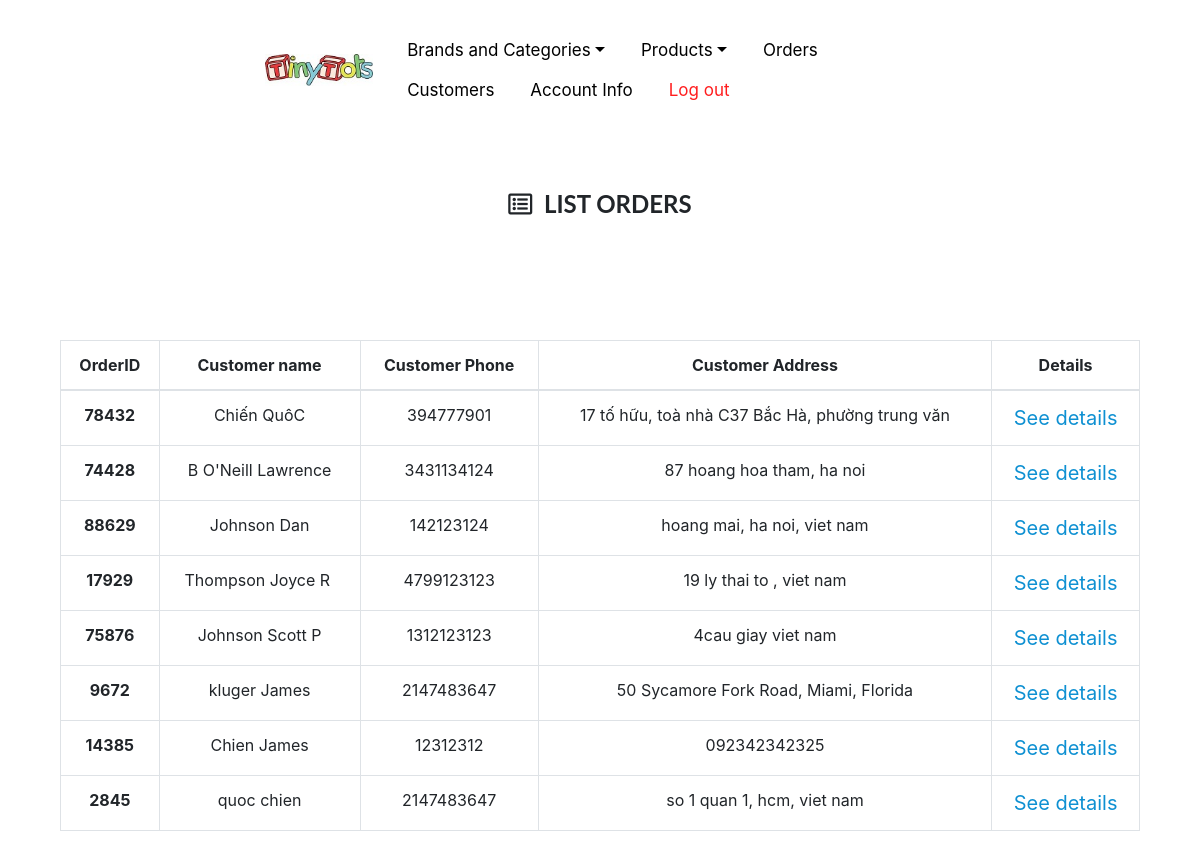
Page /Main/tinytots/admin/listOrder.php (signed in) on the committed database.
### tables this page shows
CREATE TABLE `orders` (
  `OrderID` int(11) NOT NULL,
  `CustomerCode` int(11) NOT NULL
);

CREATE TABLE `customer` (
  `CustomerCode` int(11) NOT NULL,
  `Order_Name` varchar(50) DEFAULT NULL,
  `Order_Phone` varchar(15) NOT NULL,
  `Order_Address` varchar(200) NOT NULL
);

### Main/tinytots/Classes/orders.class.php (called while the page is built, shortened)
<?php
class orders extends dbh
{
    public function getOrdersCustomer()
    {
        $sql = "CALL proc_ordersCustomer_selectAll()";
        $conn = $this->connect();
        $stmt = $conn->prepare($sql);
        $stmt->execute();
        $data = $stmt->fetchAll();
        return $data;
    }
}

### Main/tinytots/includes/dataProcess.php (called while the page is built, shortened)
<?php
$orders = new orders();
$dataOrder = $orders ->getOrdersCustomer();
?>

### Main/tinytots/admin/listOrder.php (the view, shortened to what this page needs)
<?php include_once "../includes/dataProcess.php";
?>
<!doctype html>
<html lang="en">
<head>
    <link rel="stylesheet" href="../assets/bootstrap/css/bootstrap.min.css">
    <link rel="stylesheet" href="../assets/fonts/fontawesome-all.min.css">
    <link rel="stylesheet" href="../assets/fonts/font-awesome.min.css">
    <link rel="stylesheet" href="../assets/fonts/fontawesome5-overrides.min.css">
    <link rel="stylesheet" href="../assets/css/Animated-Pretty-Product-List-v12.css">
    <link rel="stylesheet" href="../assets/css/footer-servitech.css">
    <link rel="stylesheet" href="../https://cdnjs.cloudflare.com/ajax/libs/aos/2.3.4/aos.css">
    <link rel="stylesheet" href="../assets/css/Navbar-with-menu-and-login.css">
    <link rel="stylesheet" href="../assets/css/navbar.css">
    <link rel="stylesheet" href="../assets/css/styles.css">
    <link rel="stylesheet" href="../assets/css/admin.css ">
</head>
<body>
<?php include "admin-menu.php" ?>
<div id="container">
    <h4><i class="far fa-list-alt"></i>&nbsp;&nbsp;LIST ORDERS</h4>
    <div class="table" id="table">
        <table class="table table-bordered">
            <thead>
            <tr>
                <th scope="col">OrderID</th>
                <th scope="col">Customer name</th>
                <th scope="col">Customer Phone</th>
                <th scope="col">Customer Address</th>
                <th scope="col">Details</th>
            </tr>
            </thead>
            <tbody>
            <?php if (!empty($dataOrder)) : ?>
                <?php foreach ($dataOrder as $data) : ?>
                    <tr>
                        <th scope="row"><?php echo $data['OrderID']; ?></th>
                        <td><?php echo $data['Order_Name']; ?></td>
                        <td><?php echo $data['Order_Phone']; ?></td>
                        <td><?php echo $data['Order_Address']; ?></td>
                        <td><a href="orderDetails.php?id=<?php echo $data['OrderID']; ?>">See details</a></td>
                    </tr>
                <?php endforeach; ?>
            <?php endif; ?>
            </tbody>
        </table>
    </div>
</div>
</body>
</html>

### Main/tinytots/assets/css/footer-servitech.css (style rules this page uses)
body a { outline: none !important; }

### Main/tinytots/assets/css/Navbar-with-menu-and-login.css (style rules this page uses)
:root { --km-primary: #0fb59f; --km-secondary: #ffae02; --km-bg: #f5f5f5; --km-black: #222222; }

### Main/tinytots/assets/css/admin.css (style rules this page uses)
#container { width: 100%; position: relative ; }
#table { width: 90%; position: absolute; top: 150px; left: 5%; }
h4 { font-family: 'Lato', Arial, sans-serif ; font-weight: bolder; text-align: center; width: 30%; margin: 50px auto; }
a { color:#0e90d2 ; }
td, th { text-align: center; }

### rows in the picture
orders: OrderID "78432", CustomerCode.Order_Name "Chiến QuôC", CustomerCode.Order_Phone "394777901", CustomerCode.Order_Address "17 tố hữu, toà nhà C37 Bắc Hà, phường trung văn"
orders: OrderID "74428", CustomerCode.Order_Name "B O'Neill Lawrence", CustomerCode.Order_Phone "3431134124", CustomerCode.Order_Address "87 hoang hoa tham, ha noi"
orders: OrderID "88629", CustomerCode.Order_Name "Johnson Dan", CustomerCode.Order_Phone "142123124", CustomerCode.Order_Address "hoang mai, ha noi, viet nam"
orders: OrderID "17929", CustomerCode.Order_Name "Thompson Joyce R", CustomerCode.Order_Phone "4799123123", CustomerCode.Order_Address "19 ly thai to , viet nam"
orders: OrderID "75876", CustomerCode.Order_Name "Johnson Scott P", CustomerCode.Order_Phone "1312123123", CustomerCode.Order_Address "4cau giay viet nam"
orders: OrderID "9672", CustomerCode.Order_Name "kluger James", CustomerCode.Order_Phone "2147483647", CustomerCode.Order_Address "50 Sycamore Fork Road, Miami, Florida"
orders: OrderID "14385", CustomerCode.Order_Name "Chien James", CustomerCode.Order_Phone "12312312", CustomerCode.Order_Address "092342342325"
orders: OrderID "2845", CustomerCode.Order_Name "quoc chien", CustomerCode.Order_Phone "2147483647", CustomerCode.Order_Address "so 1 quan 1, hcm, viet nam"
